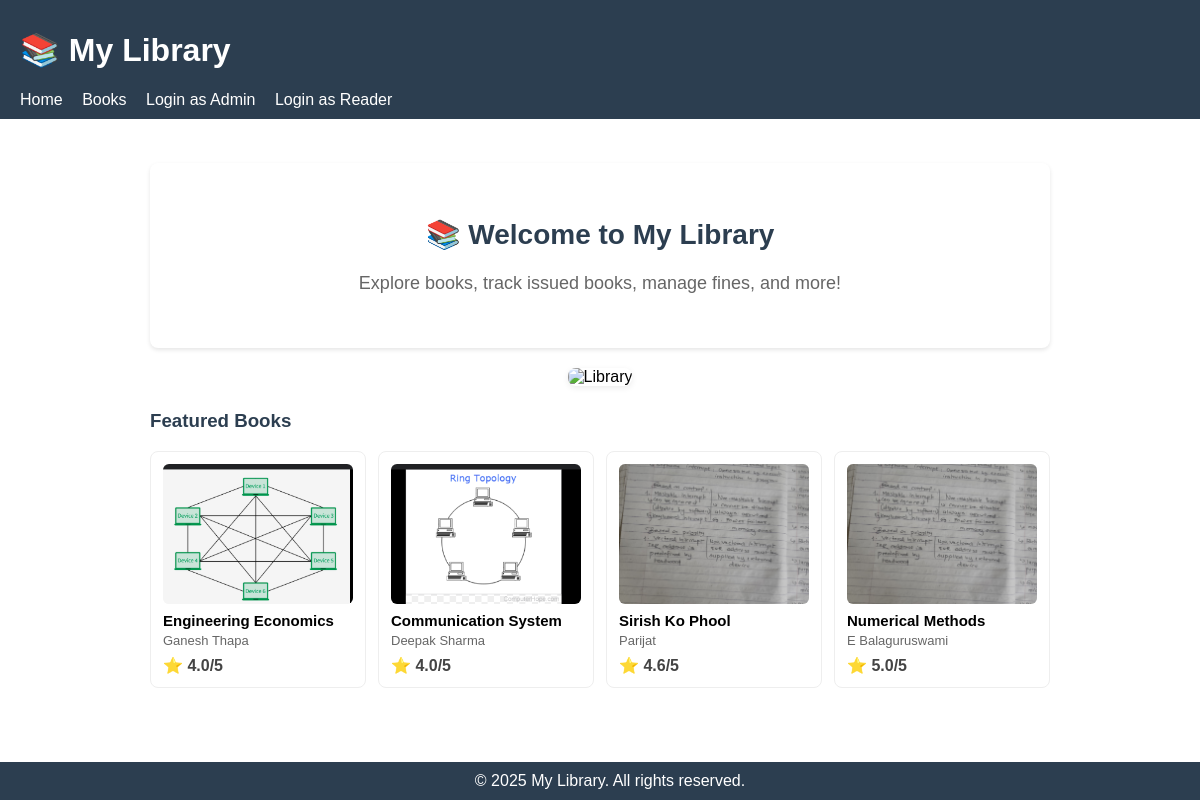
The app's page /, older data.
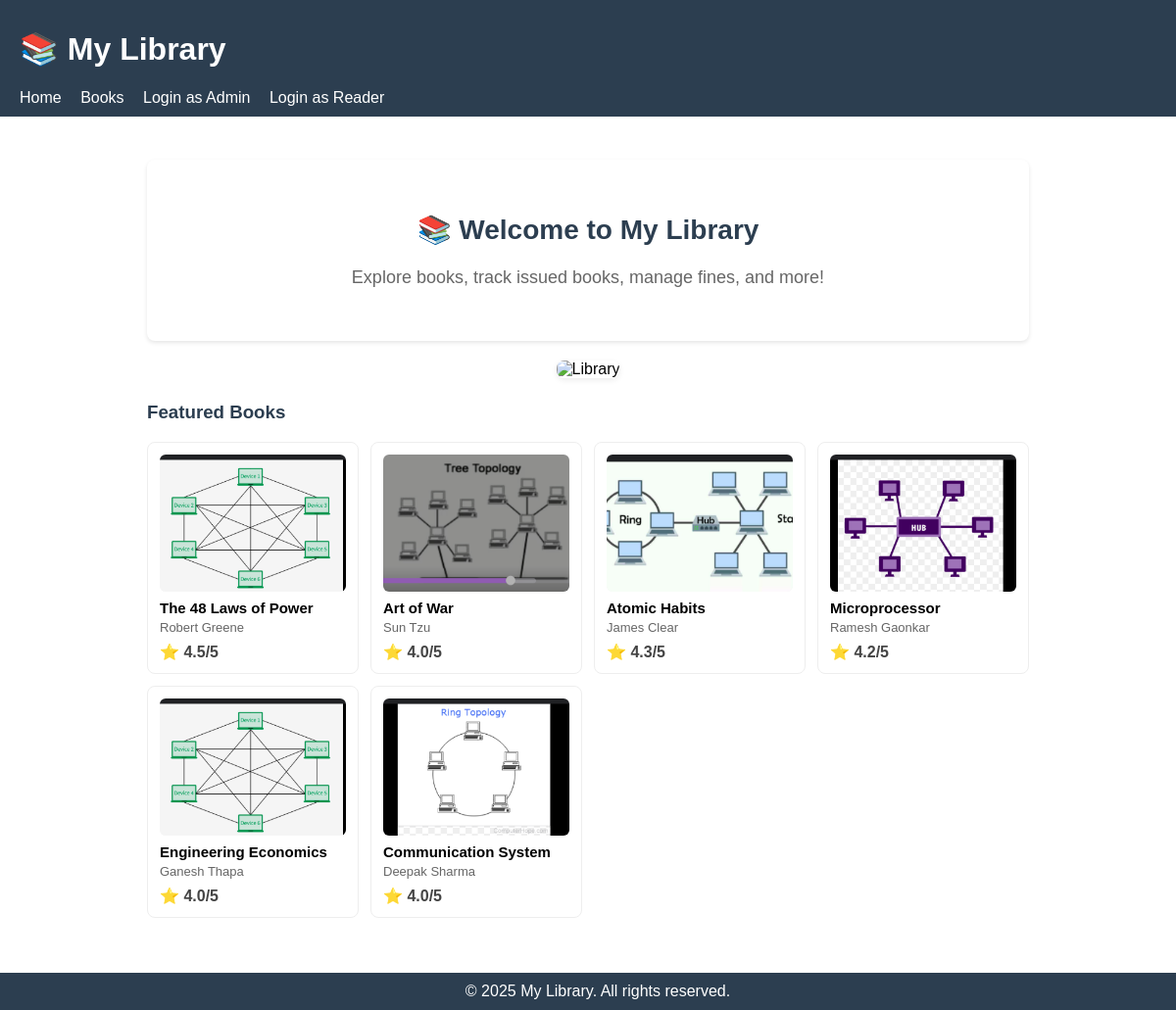
The same page, newer data.
### lib/models.py (models this page shows, shortened)
class Book(models.Model):
    name = models.CharField(max_length=200)  # Book title
    isbn = models.CharField(max_length=13, unique=True)  # ISBN number
    image = models.ImageField(upload_to='book_images/', blank=True, null=True)  # Cover image
    author = models.CharField(max_length=200)  # Author name
    category = models.ForeignKey(Category, on_delete=models.SET_NULL, null=True, related_name='books')
    number_in_stock = models.PositiveIntegerField(default=0)  # Available copies
    description = models.TextField(blank=True, null=True, default="No description available")
    rating = models.DecimalField(max_digits=3, decimal_places=1, default=4.0, validators=[MinValueValidator(1.0), MaxValueValidator(5.0)])  # Rating with 1 decimal place
    def avg_reader_rating(self):
        from django.db.models import Avg
        avg = self.reader_ratings.aggregate(avg=Avg('rating'))['avg']
        try:
            return float(avg) if avg is not None else float(self.rating)
        except (TypeError, ValueError):
            return float(self.rating)
    def combined_rating(self):
        try:
            avg_reader = self.avg_reader_rating()
            combined = (float(self.rating) + float(avg_reader)) / 2.0
            return round(combined, 1)
        except Exception:
            return float(self.rating)

### lib/views.py (the view)
# urls.py: path('', views.home, name='home'),
def home(request):
    categories = Category.objects.all()
    books = Book.objects.all().order_by('-id')[:6]
    return render(request, 'home.html', {
        'year': now().year,
        'categories': categories,
        'books': books,
    })

### lib/templates/home.html (shortened to what this page needs)
{% extends 'base.html' %}
{% load static %}
{% block content %}
<div class="home-container">
    <div class="welcome-card">
        <h2>📚 Welcome to My Library</h2>
        <p>Explore books, track issued books, manage fines, and more!</p>
    </div>
  <div style="margin-top:20px; text-align:center;">
    <img src="{% static 'images/library_home.png' %}" alt="Library" style="max-width:100%;height:auto;border-radius:8px;box-shadow:0 2px 6px rgba(0,0,0,0.08);">
  </div>
  {% if books %}
  <h3 style="margin-top:24px;color:#2c3e50;">Featured Books</h3>
  <div style="display:grid;grid-template-columns:repeat(auto-fit,minmax(200px,1fr));gap:12px;margin-top:12px;">
    {% for book in books %}
    <div style="border:1px solid #eee;border-radius:8px;padding:12px;background:#fff;">
      <a href="{% url 'book_details' book.pk %}" style="text-decoration:none;color:inherit;">
        <div style="height:140px;background:#f7f7f7;border-radius:6px;display:flex;align-items:center;justify-content:center;overflow:hidden;">
          {% if book.image %}
            <img src="{{ book.image.url }}" alt="{{ book.name }}" style="width:100%;height:100%;object-fit:cover;">
          {% else %}
            <span style="color:#999;">No image</span>
          {% endif %}
        </div>
        <h4 style="margin:8px 0 4px 0;font-size:15px;">{{ book.name }}</h4>
        <div style="font-size:13px;color:#666;">{{ book.author }}</div>
        <div style="margin-top:8px;font-weight:600;color:#444;">⭐ {{ book.combined_rating }}/5</div>
      </a>
    </div>
    {% endfor %}
  </div>
  {% endif %}
</div>
{% endblock %}

Row changes from the older to the newer data that the page shows:
no longer on this page (row unchanged): Book: image (picture), name "Sirish Ko Phool", author "Parijat", combined_rating "4.6"
no longer on this page (row unchanged): Book: image (picture), name "Numerical Methods", author "E Balaguruswami", combined_rating "5.0"
added Book: image (picture), name "The 48 Laws of Power", author "Robert Greene", combined_rating "4.5"
added Book: image (picture), name "Art of War", author "Sun Tzu", combined_rating "4.0"
added Book: image (picture), name "Atomic Habits", author "James Clear", combined_rating "4.3"
added Book: image (picture), name "Microprocessor", author "Ramesh Gaonkar", combined_rating "4.2"
